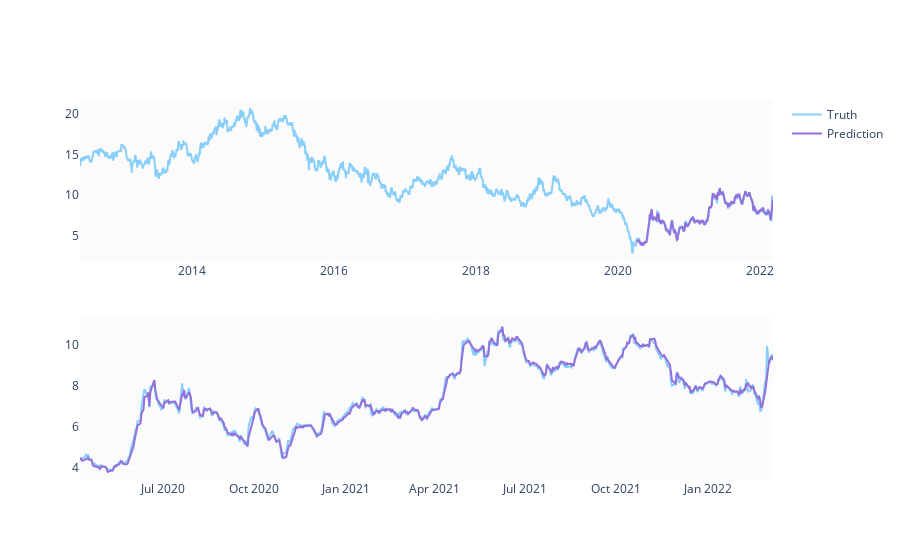

The cell this chart's notebook holds for it:
### Code cell
predicted_prices = df.loc[test_split_idx+1:].copy()
predicted_prices['Otwarcie'] = y_pred

fig = make_subplots(rows=2, cols=1)
fig.add_trace(go.Scatter(x=df.Data, y=df.Otwarcie,
                        name='Truth',
                        marker_color='LightSkyBlue'), row=1, col=1)

fig.add_trace(go.Scatter(x=predicted_prices.Data,
                        y=predicted_prices.Otwarcie,
                        name='Prediction',
                        marker_color='MediumPurple'), row=1, col=1)

fig.add_trace(go.Scatter(x=predicted_prices.Data,
                        y=y_test,
                        name='Truth',
                        marker_color='LightSkyBlue',
                        showlegend=False), row=2, col=1)

fig.add_trace(go.Scatter(x=predicted_prices.Data,
                        y=y_pred,
                        name='Prediction',
                        marker_color='MediumPurple',
                        showlegend=False), row=2, col=1)

fig.show()

### Figure 1 — Plotly figure (JSON) as saved in the notebook; plotly's stock layout.template omitted (floating-point values rounded to 4 significant figures; data arrays with more than 128 entries replaced by an {"elided": "..."} marker saying what was removed)
{"data": [{"marker": {"color": "LightSkyBlue"}, "name": "Truth", "type": "scatter", "x": {"elided": "2445 str values"}, "xaxis": "x", "y": {"elided": "2445 float values"}, "yaxis": "y"}, {"marker": {"color": "MediumPurple"}, "name": "Prediction", "type": "scatter", "x": {"elided": "488 str values"}, "xaxis": "x", "y": {"elided": "488 float values"}, "yaxis": "y"}, {"marker": {"color": "LightSkyBlue"}, "name": "Truth", "showlegend": false, "type": "scatter", "x": {"elided": "488 str values"}, "xaxis": "x2", "y": {"elided": "488 float values"}, "yaxis": "y2"}, {"marker": {"color": "MediumPurple"}, "name": "Prediction", "showlegend": false, "type": "scatter", "x": {"elided": "488 str values"}, "xaxis": "x2", "y": {"elided": "488 float values"}, "yaxis": "y2"}], "layout": {"xaxis": {"anchor": "y", "domain": [0, 1]}, "xaxis2": {"anchor": "y2", "domain": [0, 1]}, "yaxis": {"anchor": "x", "domain": [0.575, 1]}, "yaxis2": {"anchor": "x2", "domain": [0, 0.425]}}}
